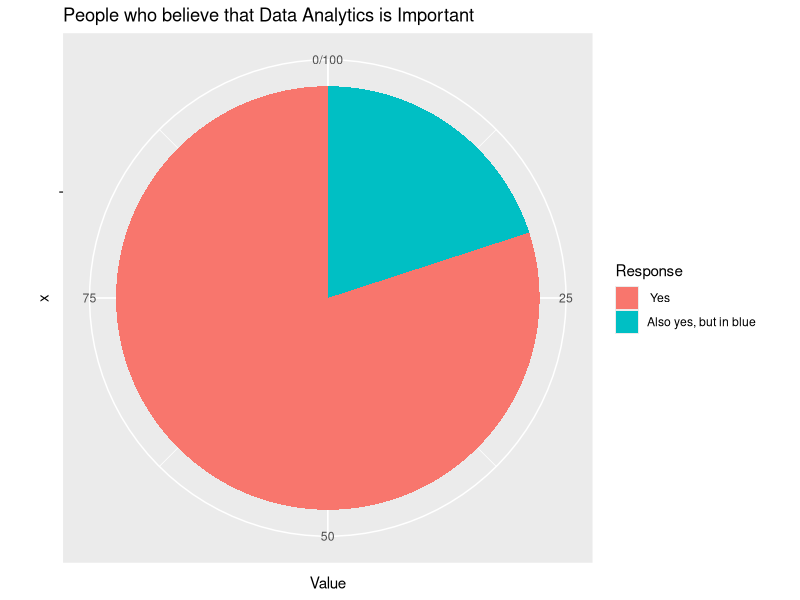

Source code (R):
## ---- chunk 1
library(ggplot2)
yesno <- data.frame("Response"=c(" Yes","Also yes, but in blue"),"Value"=c(80,20),stringsAsFactors = TRUE)
ggplot(yesno,aes(x="",Value,fill=Response))+geom_bar(stat = "identity")+coord_polar(theta = "y",start = 0) + labs(title="People who believe that Data Analytics is Important") + scale_fill_manual(values=c(" Yes"="#F8766D","Also yes, but in blue"="#00BFC4")) 
